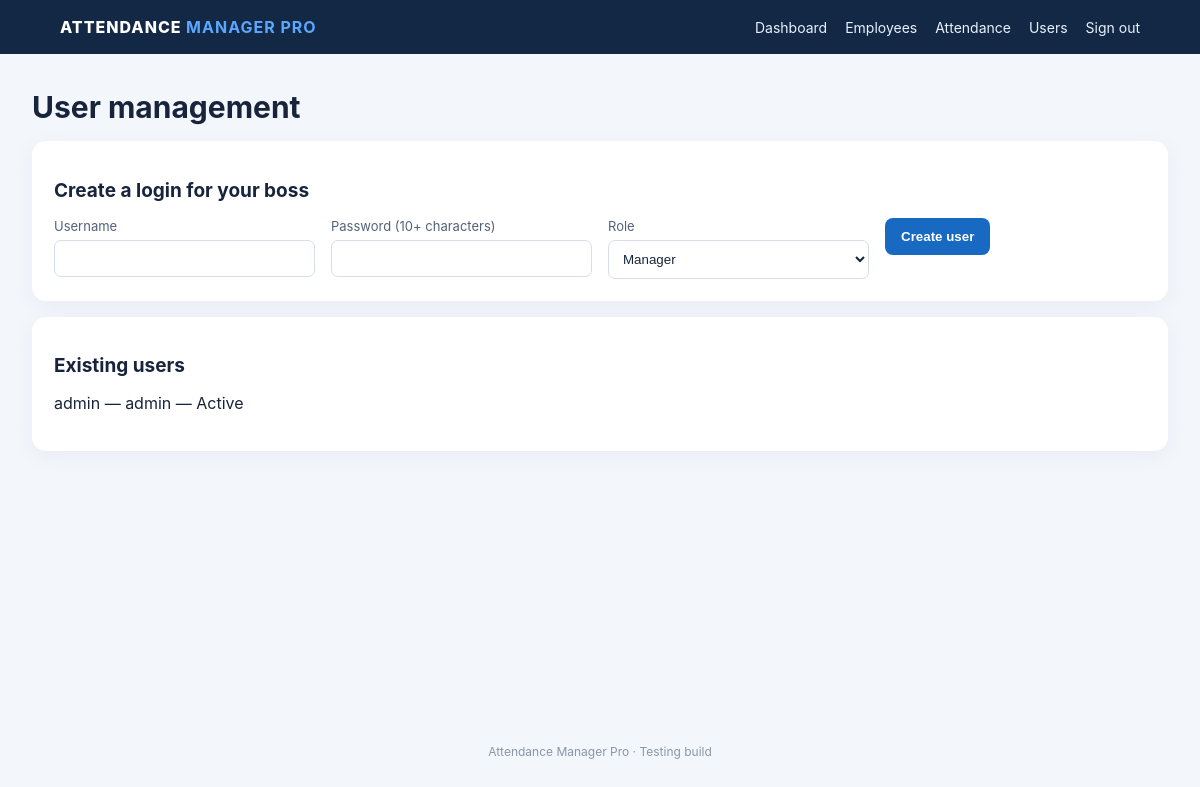
The app's page /admin/users (signed in) with its own data.
### app.py (models this page shows)
class User(db.Model):
    id = db.Column(db.Integer, primary_key=True)
    username = db.Column(db.String(80), unique=True, nullable=False)
    password_hash = db.Column(db.String(255), nullable=False)
    role = db.Column(db.String(20), nullable=False, default="manager")
    active = db.Column(db.Boolean, nullable=False, default=True)

### app.py (the view, shortened to what this page needs)
@app.route("/admin/users", methods=["GET", "POST"])
@admin_required
def users():
    return render_template("users.html", users=User.query.order_by(User.username).all())

### app.py (called while the page is built)
def login_required(fn):
    @wraps(fn)
    def wrapped(*args, **kwargs):
        if "user_id" not in session:
            return redirect(url_for("login"))
        return fn(*args, **kwargs)
    return wrapped

def admin_required(fn):
    @wraps(fn)
    @login_required
    def wrapped(*args, **kwargs):
        if session.get("role") != "admin":
            flash("Admin access is required.", "error")
            return redirect(url_for("dashboard"))
        return fn(*args, **kwargs)
    return wrapped

@app.context_processor
def inject_user():
    return {"current_user": session.get("username"), "current_role": session.get("role")}

### Attendance_Manager_Pro_Web/templates/users.html
{% extends "base.html" %}{% block content %}<h1>User management</h1><div class="card"><h2>Create a login for your boss</h2><form method="post" class="formgrid"><label>Username<input name="username" required></label><label>Password (10+ characters)<input type="password" name="password" minlength="10" required></label><label>Role<select name="role"><option value="manager">Manager</option><option value="admin">Admin</option></select></label><div><button>Create user</button></div></form></div><div class="card"><h2>Existing users</h2>{% for u in users %}<p>{{ u.username }} — {{ u.role }} — {{ 'Active' if u.active else 'Inactive' }}</p>{% endfor %}</div>{% endblock %}

### Attendance_Manager_Pro_Web/static/style.css (style rules this page uses)
:root { font-family:Inter,Segoe UI,Arial,sans-serif;color:#17243b;background:#f3f6fb }
* { box-sizing:border-box }
body { margin:0 }
h1 { font-size:30px;margin:8px 0 8px }
h2 { font-size:19px }
.metric,.card { background:white;border-radius:14px;padding:22px;box-shadow:0 5px 22px #1b35520c;margin:16px 0 }
.button,button { display:inline-block;background:#1769c2;color:white;border:0;border-radius:8px;padding:11px 16px;text-decoration:none;cursor:pointer;font-weight:650 }
input,select { width:100%;padding:10px;border:1px solid #d5deea;border-radius:7px;background:white;color:#17243b }
label { display:block;font-size:13px;color:#52627a }
label input,label select { display:block;margin-top:6px }
.formgrid { display:grid;grid-template-columns:repeat(auto-fit,minmax(220px,1fr));gap:16px }

### records on screen
User: username "admin", role "admin", active "Active"
